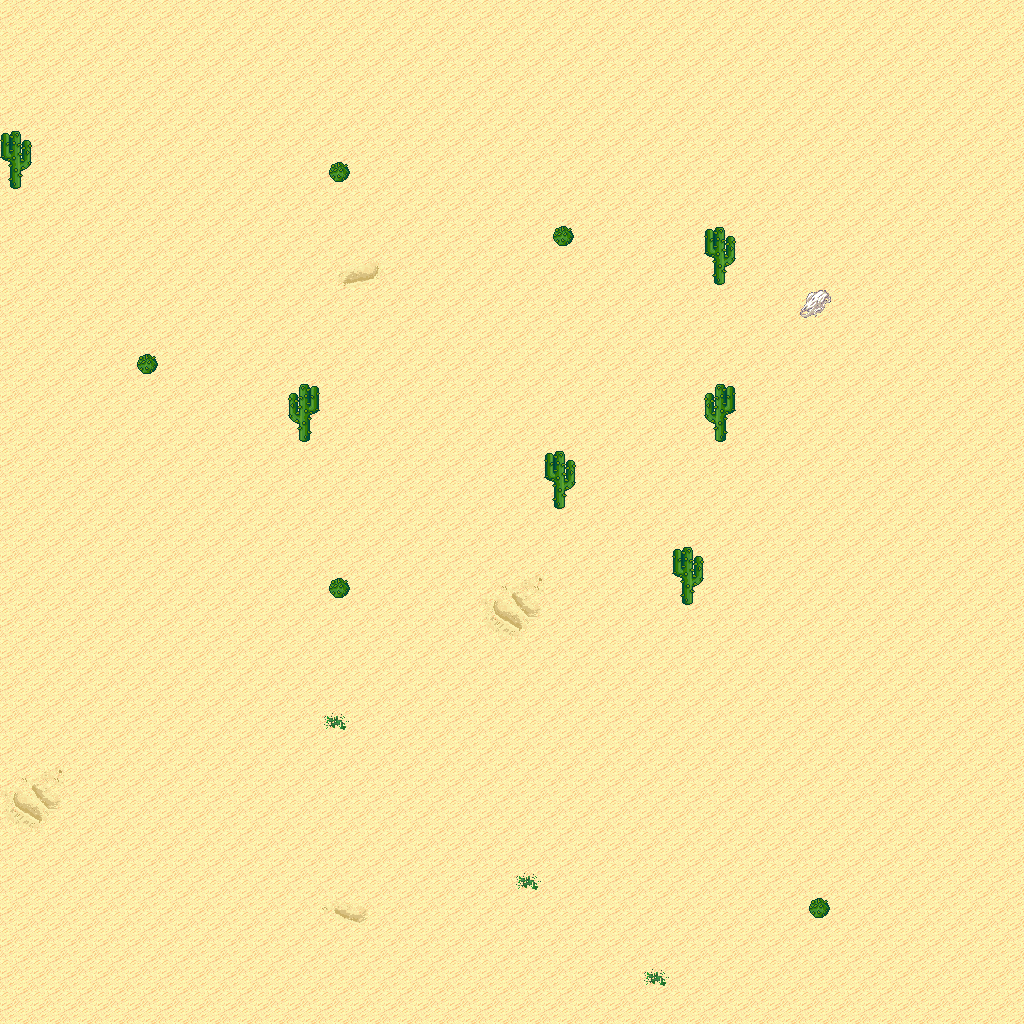

Rendered tile map (Tiled .tmx) drawn with the repository's tilesets; below, a short description and the map source with its tile grids summarised:
An orthogonal 32x32 tile map with 32x32 px tiles, 5 tile layers (Ground, Objects, Objects2, Above, ...), 1 hidden layer not drawn, 8 tilesets.

<map version="1.10" tiledversion="1.11.0" orientation="orthogonal" renderorder="right-down" width="32" height="32" tilewidth="32" tileheight="32" infinite="0" nextlayerid="11" nextobjectid="1">
 <tileset firstgid="1" name="logic_collision" tilewidth="32" tileheight="32" tilecount="1" columns="1">
  <image source="../drawable/logic_collision.png" width="32" height="32" />
 </tileset>
 <tileset firstgid="2" name="ground_ground" tilewidth="32" tileheight="32" tilecount="33" columns="3">
  <image source="../drawable/ground_ground.png" width="96" height="352" />
 </tileset>
 <tileset firstgid="35" name="ground_ridge_earth_pale" tilewidth="32" tileheight="32" tilecount="96" columns="12">
  <image source="../drawable/ground_ridge_earth_pale.png" width="384" height="256" />
 </tileset>
 <tileset firstgid="131" name="ground_ridge_earth_dark" tilewidth="32" tileheight="32" tilecount="96" columns="12">
  <image source="../drawable/ground_ridge_earth_dark.png" width="384" height="256" />
 </tileset>
 <tileset firstgid="227" name="terrain_desert" tilewidth="32" tileheight="32" tilecount="88" columns="8">
  <image source="../drawable/terrain_desert.png" width="256" height="352" />
 </tileset>
 <tileset firstgid="315" name="plant_tree_tree_darkgreen" tilewidth="32" tileheight="32" tilecount="88" columns="8">
  <image source="../drawable/plant_tree_tree_darkgreen.png" width="256" height="352" />
 </tileset>
 <tileset firstgid="403" name="plant_cactus_2" tilewidth="32" tileheight="32" tilecount="10" columns="5">
  <image source="../drawable/plant_cactus_2.png" width="160" height="64" />
 </tileset>
 <tileset firstgid="413" name="ground_sand_2" tilewidth="32" tileheight="32" tilecount="15" columns="5">
  <image source="../drawable/ground_sand_2.png" width="160" height="96" />
 </tileset>
 <layer id="1" name="Ground" width="32" height="32">
  <data>[1024 cells, 1024 non-empty, 11 distinct tile ids]</data>
 </layer>
 <layer id="2" name="Objects" width="32" height="32">
  <data>[1024 cells, 11 non-empty, 3 distinct tile ids]</data>
 </layer>
 <layer id="3" name="Objects2" width="32" height="32">
  <data>[1024 cells, 0 non-empty, 0 distinct tile ids]</data>
 </layer>
 <layer id="4" name="Above" width="32" height="32">
  <data>[1024 cells, 6 non-empty, 2 distinct tile ids]</data>
 </layer>
 <layer id="5" name="Above2" width="32" height="32">
  <data>[1024 cells, 0 non-empty, 0 distinct tile ids]</data>
 </layer>
 <layer id="6" name="Walkable" width="32" height="32" visible="0">
  <data>[1024 cells, 12 non-empty, 1 distinct tile ids]</data>
 </layer>
 <objectgroup id="7" name="Mapevents" />
 <objectgroup id="8" name="Spawn" />
 <objectgroup id="9" name="Keys" />
 <objectgroup id="10" name="Replace" />
</map>
